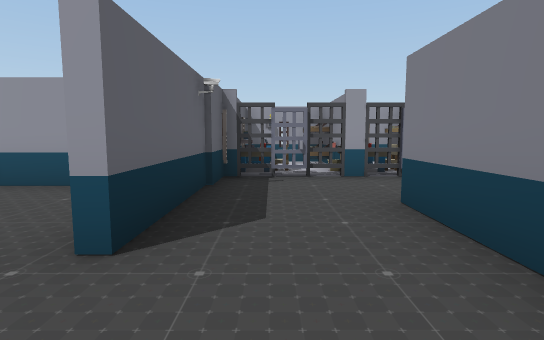
View 1 (above)

17 first-person views from a walk through a 3-D level made in the Unity game engine. The camera is 1.4 m above the floor, tilts 6° down and sees 80° across. The floor is counted in squares, 2 m on a side. Each view is taken from the middle of a square. On the plan, view 1 faces up. The plan holds only what a view shows up to about 10 squares ahead; the rest is blank. The place goes on beyond the plan. Some animated figures are left out. Door leaves are left out, so doorways stand open.

View 2
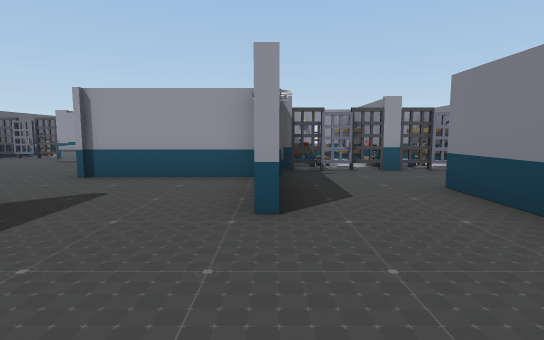

View 3
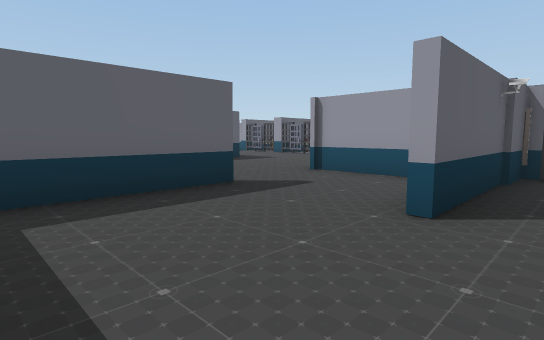

View 4
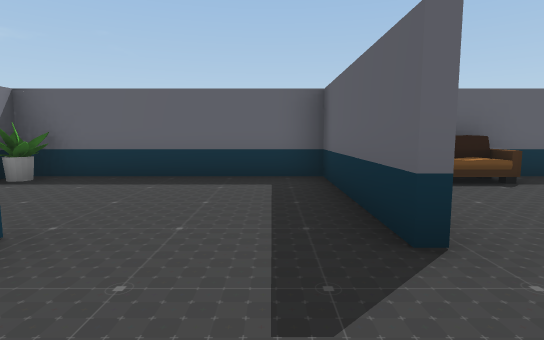

View 5
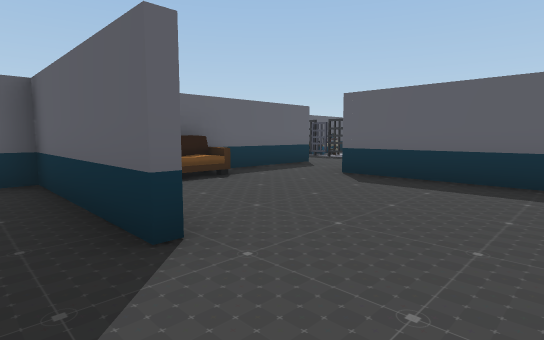

View 6
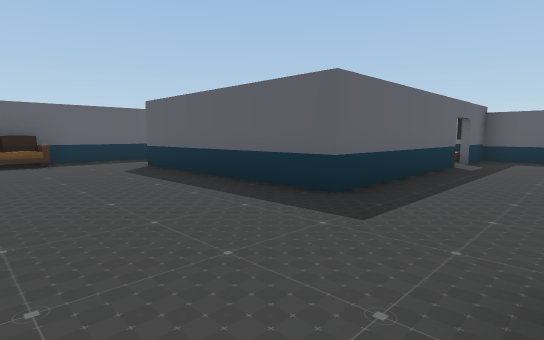

View 7
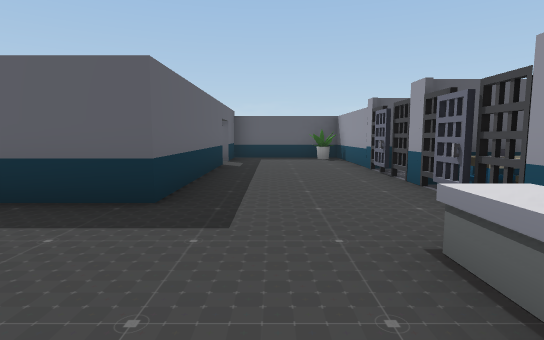

View 8
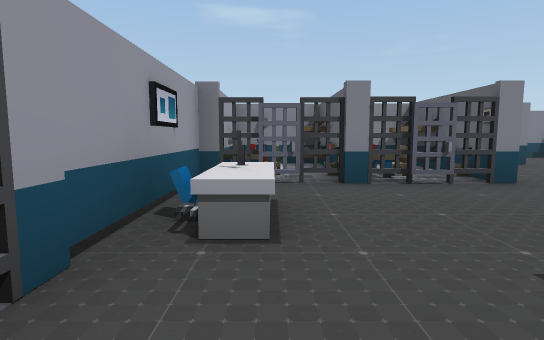

View 9
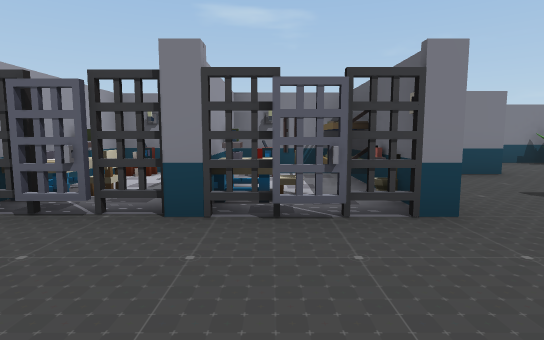

View 10
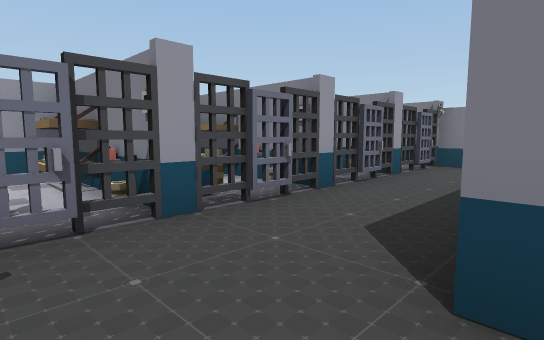

View 11
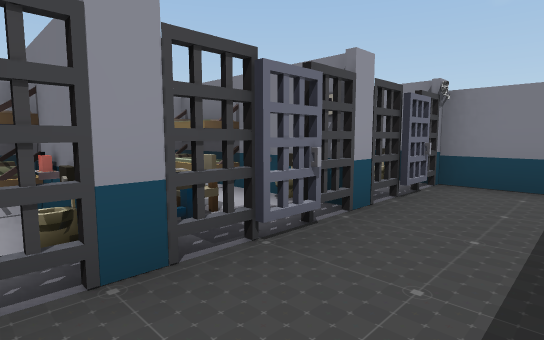

View 12
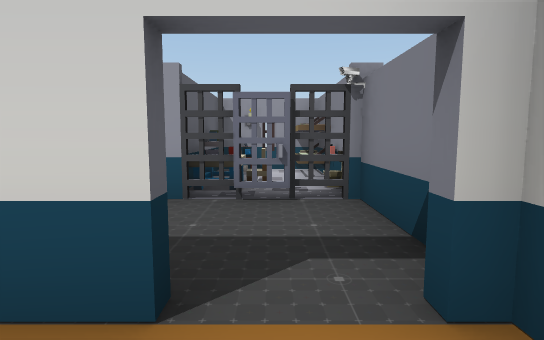

View 13
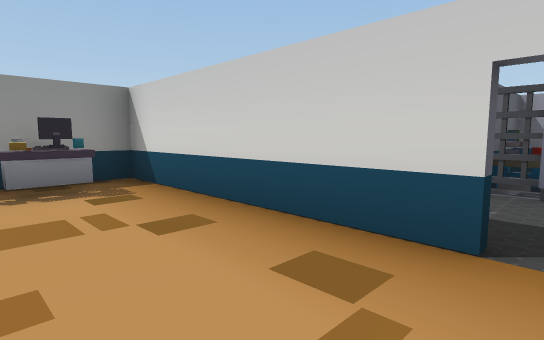

View 14
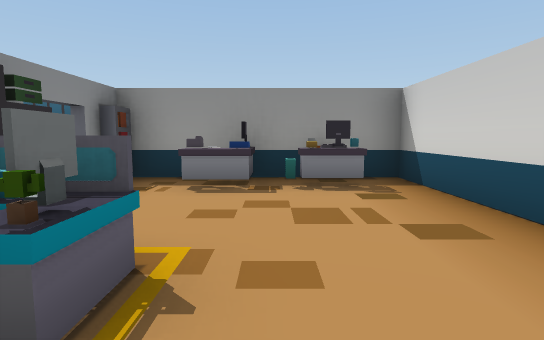

View 15
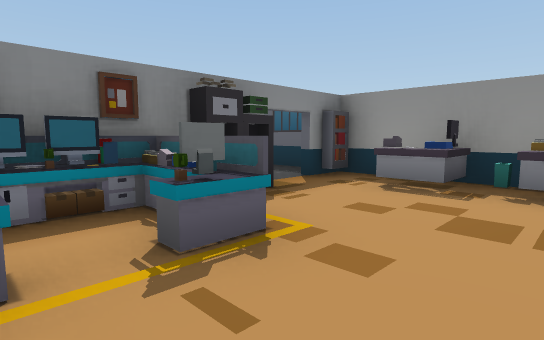

View 16
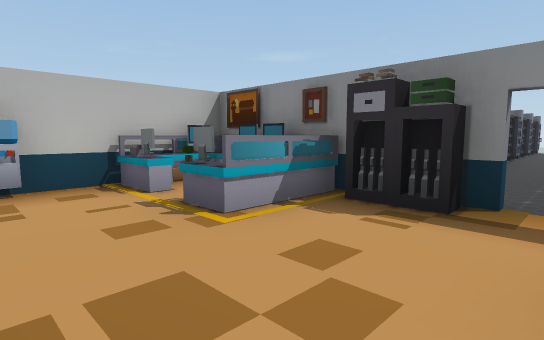

View 17
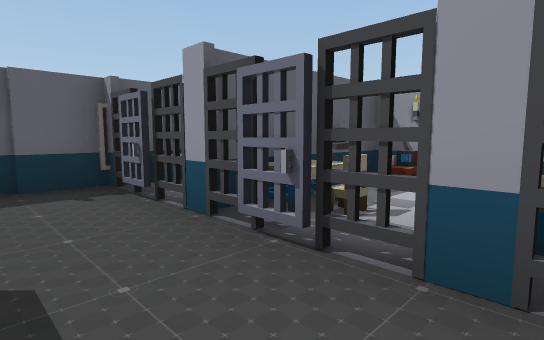

### Floor plan
Ten units are one square. View 1 is at (0, 0); x grows to the right and y downward. Boxes are objects, and circles mark ways between rooms. Rooms are numbered by the first view taken in them; rooms with no view inside come last. Other rooms are left out.
<svg viewBox="-160 -100 250 125">
<path fill="none" stroke="#000" d="M-39 -21 -39 15 14 15 14 -14M-9 -45 -9 -18M-41 -91 -74 -91M-12 -18 -12 -26M14 -14 14 -34M-124 -91 -144 -91M-130 -58 -83 -58 -83 -5M-100 15 -58 15M80 -40 80 -56M-154 -71 -154 -58 -140 -58M54 -4 54 5M69 1 69 -3 79 -3M55 12 70 12M50 15 70 15M53 15 53 -3 61 -3 61 1M66 -32 15 -32 15 5M25 -23 25 -11M35 15 39 15 39 12 50 12M76 10 76 2M16 -7 27 -7 27 2M80 10 80 -15M27 -24 27 -11M75 13 75 1"/>
<rect x="5" y="5" width="10" height="10" fill="#bbb"><title>other object</title></rect>
<rect x="-155" y="-95" width="10" height="20" fill="#bbb"><title>other object</title></rect>
<rect x="-125" y="-95" width="20" height="10" fill="#bbb"><title>other object</title></rect>
<rect x="-105" y="-95" width="30" height="10" fill="#bbb"><title>other object</title></rect>
<rect x="-75" y="5" width="30" height="10" fill="#bbb"><title>other object</title></rect>
<rect x="-75" y="-85" width="10" height="10" fill="#bbb"><title>other object</title></rect>
<rect x="-65" y="-85" width="10" height="10" fill="#bbb"><title>other object</title></rect>
<rect x="-45" y="-65" width="40" height="20" fill="#bbb"><title>other object</title></rect>
<rect x="-45" y="-95" width="40" height="30" fill="#bbb"><title>other object</title></rect>
<rect x="-5" y="-95" width="20" height="40" fill="#bbb"><title>other object</title></rect>
<rect x="15" y="-95" width="20" height="40" fill="#bbb"><title>other object</title></rect>
<rect x="35" y="-95" width="20" height="40" fill="#bbb"><title>other object</title></rect>
<rect x="55" y="-95" width="30" height="40" fill="#bbb"><title>other object</title></rect>
<circle cx="-25" cy="-20" r="3" fill="#2a7"/>
<circle cx="0" cy="-25" r="3" fill="#2a7"/>
<circle cx="70" cy="-30" r="3" fill="#2a7"/>
<text x="-10" y="0">1</text>
<text x="-30" y="-60">2</text>
<text x="50" y="-10">3</text>
</svg>
Room 1 opens to room 2. Room 2 opens to room 3.

Where each view was taken, in squares from view 1:
view 1: 0 up, 0 right, facing up
view 2: 1 down, 1 left, facing up
view 3: 1 down, 0 right, facing up-left
view 4: 4 up, 3 left, facing down
view 5: 4 up, 3 left, facing down-left
view 6: 8 up, 5 left, facing down-left
view 7: 7 up, 5 left, facing left
view 8: 8 up, 9 left, facing right
view 9: 6 up, 7 left, facing right
view 10: 3 up, 0 right, facing up-right
view 11: 4 up, 3 right, facing up-right
view 12: 2 up, 7 right, facing up
view 13: 1 up, 7 right, facing up-left
view 14: 1 up, 7 right, facing left
view 15: 2 up, 7 right, facing down-left
view 16: 2 up, 3 right, facing down-right
view 17: 4 up, 4 right, facing up-left
